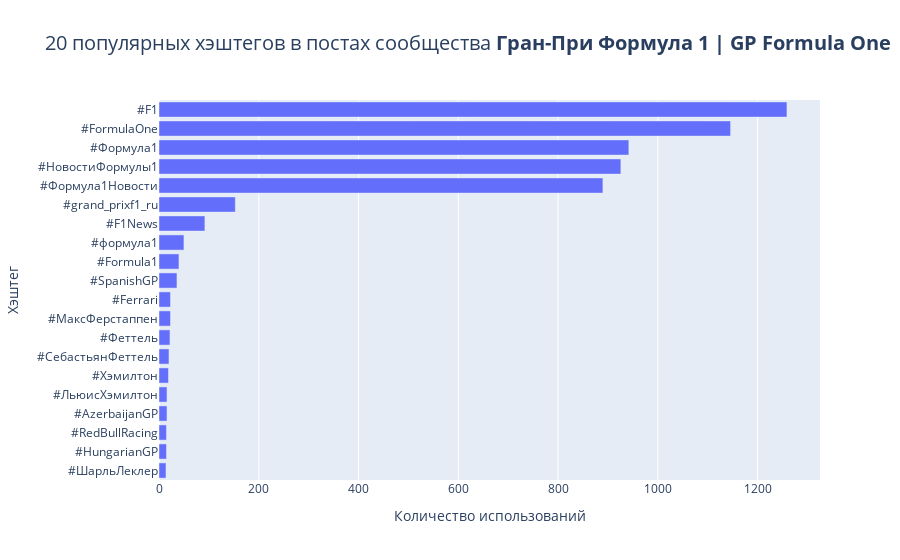

Notebook source saved alongside this figure:
### Code cell
fig = go.Figure(go.Bar(
            x=list(gp_hashtags_usage.values())[:20][::-1],
            y=list(gp_hashtags_usage.keys())[:20][::-1],
            orientation='h'))

fig.update_yaxes(title="Хэштег")
fig.update_xaxes(title="Количество использований")
fig.update_layout(title="20 популярных хэштегов в постах сообщества <b>Гран-При Формула 1 | GP Formula One</b>",
                  title_font={'size': 20})
fig.update_traces(hovertemplate="%{x} использований хэштега %{y}<extra></extra>")

fig.show()

### Figure 1 — Plotly figure (JSON) as saved in the notebook; plotly's stock layout.template omitted (floating-point values rounded to 4 significant figures)
{"data": [{"hovertemplate": "%{x} использований хэштега %{y}<extra></extra>", "orientation": "h", "type": "bar", "x": [14, 15, 15, 16, 16, 19, 20, 22, 23, 23, 36, 40, 50, 92, 153, 890, 926, 942, 1146, 1259], "y": ["#ШарльЛеклер", "#HungarianGP", "#RedBullRacing", "#AzerbaijanGP", "#ЛьюисХэмилтон", "#Хэмилтон", "#СебастьянФеттель", "#Феттель", "#МаксФерстаппен", "#Ferrari", "#SpanishGP", "#Formula1", "#формула1", "#F1News", "#grand_prixf1_ru", "#Формула1Новости", "#НовостиФормулы1", "#Формула1", "#FormulaOne", "#F1"]}], "layout": {"title": {"font": {"size": 20}, "text": "20 популярных хэштегов в постах сообщества <b>Гран-При Формула 1 | GP Formula One</b>"}, "xaxis": {"title": {"text": "Количество использований"}}, "yaxis": {"title": {"text": "Хэштег"}}}}
